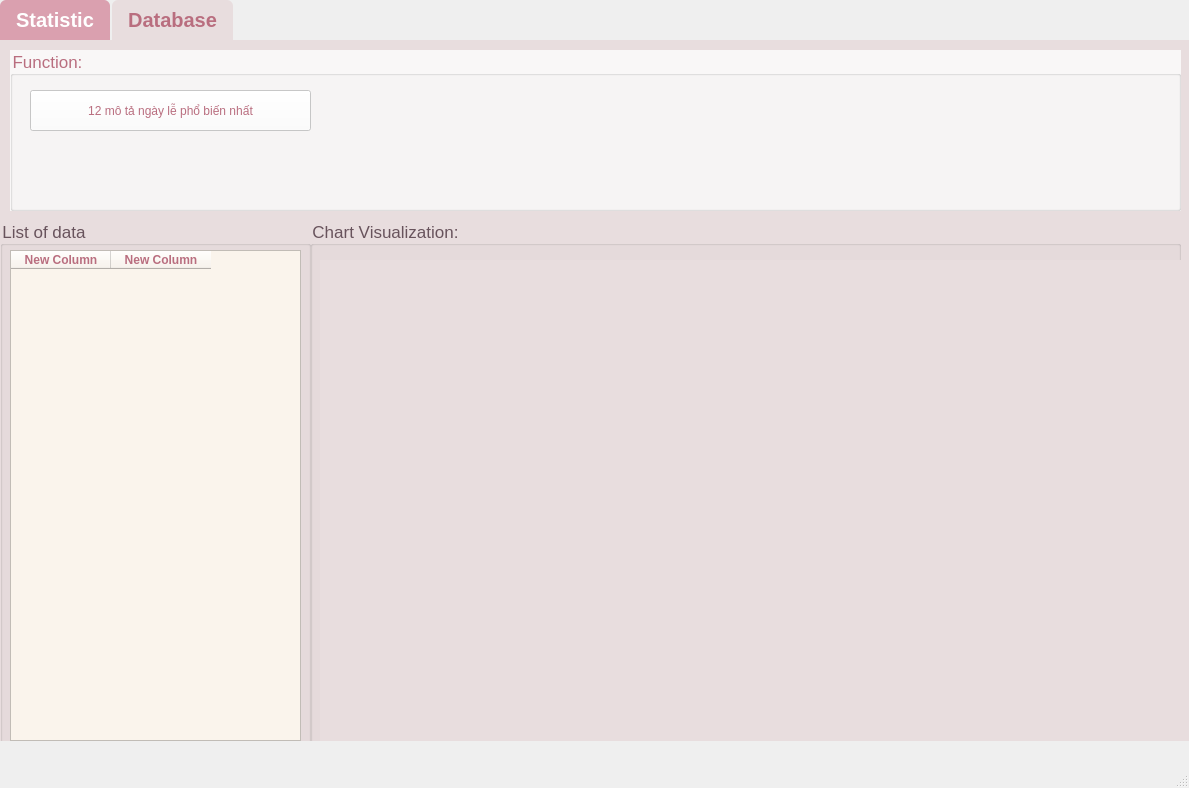
<?xml version="1.0" encoding="UTF-8"?>
<ui version="4.0">
 <class>Admin</class>
 <widget class="QMainWindow" name="Admin">
  <property name="geometry">
   <rect>
    <x>0</x>
    <y>0</y>
    <width>1189</width>
    <height>788</height>
   </rect>
  </property>
  <property name="maximumSize">
   <size>
    <width>1189</width>
    <height>788</height>
   </size>
  </property>
  <property name="windowTitle">
   <string>MainWindow</string>
  </property>
  <widget class="QWidget" name="centralwidget">
   <widget class="QLabel" name="label">
    <property name="geometry">
     <rect>
      <x>0</x>
      <y>0</y>
      <width>1191</width>
      <height>751</height>
     </rect>
    </property>
    <property name="autoFillBackground">
     <bool>false</bool>
    </property>
    <property name="styleSheet">
     <string notr="true"/>
    </property>
    <property name="text">
     <string/>
    </property>
    <property name="pixmap">
     <pixmap>images/Background.jpg</pixmap>
    </property>
    <property name="scaledContents">
     <bool>true</bool>
    </property>
   </widget>
   <widget class="QTabWidget" name="tabWidget">
    <property name="geometry">
     <rect>
      <x>0</x>
      <y>0</y>
      <width>1201</width>
      <height>741</height>
     </rect>
    </property>
    <property name="font">
     <font>
      <pointsize>15</pointsize>
      <weight>75</weight>
      <bold>true</bold>
      <strikeout>false</strikeout>
      <stylestrategy>PreferDefault</stylestrategy>
     </font>
    </property>
    <property name="mouseTracking">
     <bool>false</bool>
    </property>
    <property name="contextMenuPolicy">
     <enum>Qt::NoContextMenu</enum>
    </property>
    <property name="acceptDrops">
     <bool>false</bool>
    </property>
    <property name="toolTip">
     <string>&lt;html&gt;&lt;head/&gt;&lt;body&gt;&lt;p&gt;hi&lt;/p&gt;&lt;/body&gt;&lt;/html&gt;</string>
    </property>
    <property name="layoutDirection">
     <enum>Qt::LeftToRight</enum>
    </property>
    <property name="styleSheet">
     <string notr="true">QTabWidget::pane {
    border: none;
    background: rgb(232, 221, 222);
}

QTabBar::tab {
    background: #e8ddde;        /* Màu bình thường */
    color: #b96e7f;
    padding: 8px 16px;
    border-top-left-radius: 6px;
    border-top-right-radius: 6px;
    margin-right: 2px;
}

QTabBar::tab:selected {
    background: #daa0af;        /* Màu khi được chọn */
    color: white;
}

QTabBar::tab:hover {
    background: #daa0af;        /* Màu khi rê chuột */
}
</string>
    </property>
    <property name="currentIndex">
     <number>0</number>
    </property>
    <widget class="QWidget" name="tabWidgetPage1">
     <attribute name="title">
      <string>Statistic</string>
     </attribute>
     <widget class="QGroupBox" name="groupBoxChart_2">
      <property name="geometry">
       <rect>
        <x>310</x>
        <y>180</y>
        <width>871</width>
        <height>541</height>
       </rect>
      </property>
      <property name="font">
       <font>
        <pointsize>13</pointsize>
        <weight>50</weight>
        <bold>false</bold>
       </font>
      </property>
      <property name="styleSheet">
       <string notr="true">background-color: rgb(232, 221, 222);
color: rgb(104, 83, 92);</string>
      </property>
      <property name="title">
       <string>Chart Visualization:</string>
      </property>
      <widget class="QWidget" name="verticalLayoutWidget">
       <property name="geometry">
        <rect>
         <x>10</x>
         <y>40</y>
         <width>861</width>
         <height>481</height>
        </rect>
       </property>
       <layout class="QVBoxLayout" name="verticalLayout"/>
      </widget>
     </widget>
     <widget class="QGroupBox" name="groupBox_2">
      <property name="geometry">
       <rect>
        <x>0</x>
        <y>180</y>
        <width>311</width>
        <height>541</height>
       </rect>
      </property>
      <property name="font">
       <font>
        <pointsize>13</pointsize>
        <weight>50</weight>
        <bold>false</bold>
       </font>
      </property>
      <property name="styleSheet">
       <string notr="true">background-color: rgb(232, 221, 222);
color: rgb(104, 83, 92);</string>
      </property>
      <property name="title">
       <string>List of data</string>
      </property>
      <widget class="QTableWidget" name="tableWidgetListofData">
       <property name="geometry">
        <rect>
         <x>10</x>
         <y>30</y>
         <width>291</width>
         <height>491</height>
        </rect>
       </property>
       <property name="font">
        <font>
         <pointsize>10</pointsize>
        </font>
       </property>
       <property name="styleSheet">
        <string notr="true">color: rgb(185, 110, 127);
background-color: rgb(250, 244, 236);
</string>
       </property>
       <column>
        <property name="text">
         <string>New Column</string>
        </property>
        <property name="font">
         <font>
          <weight>75</weight>
          <bold>true</bold>
         </font>
        </property>
       </column>
       <column>
        <property name="text">
         <string>New Column</string>
        </property>
        <property name="font">
         <font>
          <weight>75</weight>
          <bold>true</bold>
         </font>
        </property>
       </column>
      </widget>
     </widget>
     <widget class="QGroupBox" name="groupBox">
      <property name="geometry">
       <rect>
        <x>10</x>
        <y>10</y>
        <width>1171</width>
        <height>161</height>
       </rect>
      </property>
      <property name="font">
       <font>
        <pointsize>13</pointsize>
       </font>
      </property>
      <property name="styleSheet">
       <string notr="true">background-color: rgba(255, 255, 255, 192);
color: rgb(185, 110, 127);</string>
      </property>
      <property name="title">
       <string>Function:</string>
      </property>
      <widget class="QPushButton" name="pushButton">
       <property name="geometry">
        <rect>
         <x>20</x>
         <y>40</y>
         <width>281</width>
         <height>41</height>
        </rect>
       </property>
       <property name="text">
        <string>12 mô tả ngày lễ phổ biến nhất</string>
       </property>
      </widget>
     </widget>
    </widget>
    <widget class="QWidget" name="tabWidgetPage2">
     <attribute name="title">
      <string>Database</string>
     </attribute>
     <widget class="QListWidget" name="listWidgetShow">
      <property name="geometry">
       <rect>
        <x>10</x>
        <y>80</y>
        <width>1161</width>
        <height>621</height>
       </rect>
      </property>
      <property name="styleSheet">
       <string notr="true">
background-color: rgb(250, 244, 236);
border: 1px solid #faf4ec; </string>
      </property>
     </widget>
     <widget class="QLabel" name="label_3">
      <property name="geometry">
       <rect>
        <x>10</x>
        <y>20</y>
        <width>61</width>
        <height>31</height>
       </rect>
      </property>
      <property name="font">
       <font>
        <pointsize>10</pointsize>
        <weight>75</weight>
        <bold>true</bold>
       </font>
      </property>
      <property name="styleSheet">
       <string notr="true">color: rgb(185, 110, 127);</string>
      </property>
      <property name="text">
       <string>Tables</string>
      </property>
     </widget>
     <widget class="QComboBox" name="comboBoxData">
      <property name="geometry">
       <rect>
        <x>90</x>
        <y>20</y>
        <width>371</width>
        <height>31</height>
       </rect>
      </property>
      <property name="styleSheet">
       <string notr="true">background-color: rgb(250, 244, 236);
color: rgb(185, 110, 127);
border: 1px solid #faf4ec; </string>
      </property>
     </widget>
    </widget>
   </widget>
  </widget>
  <widget class="QStatusBar" name="statusbar"/>
  <widget class="QMenuBar" name="menubar">
   <property name="geometry">
    <rect>
     <x>0</x>
     <y>0</y>
     <width>1189</width>
     <height>26</height>
    </rect>
   </property>
  </widget>
  <action name="actionConnect">
   <property name="text">
    <string>Connect</string>
   </property>
  </action>
 </widget>
 <resources>
  <include location="images/bg.qrc"/>
  <include location="images/bg.qrc"/>
 </resources>
 <connections/>
</ui>
